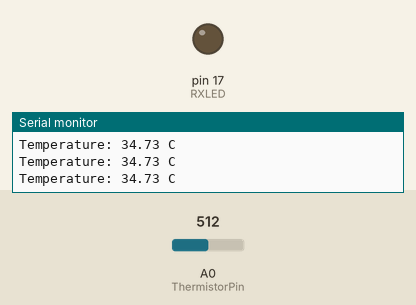
Simulated run of this program. Board: SparkFun Pro Micro, built with avr-gcc and run on an emulated ATmega32U4. On the bench: output pins drawn as LEDs (lit = HIGH), the last lines printed to the serial monitor. Inputs (shaded band) come from the test bench; at power-on: A0 (ThermistorPin) = 512.

Above: at 1.3 s.
1.4 s: A0 (ThermistorPin) set to 724
2.9 s: A0 (ThermistorPin) set to 741
At 4.0 s:
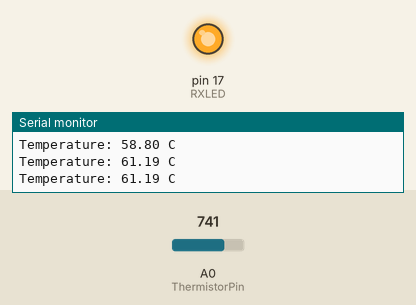
4.5 s: A0 (ThermistorPin) set to 716
At 5.3 s:
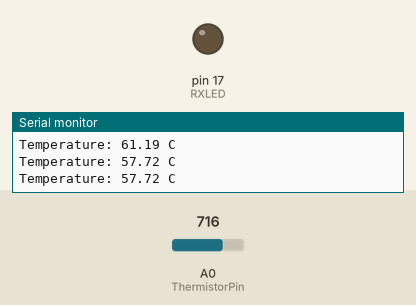
6.0 s: A0 (ThermistorPin) set to 900
At 6.6 s:
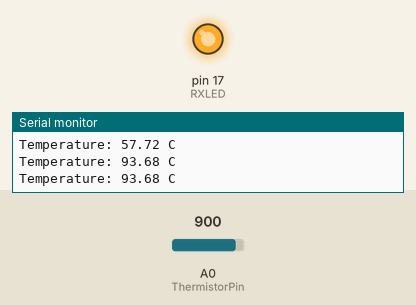
Timing chart, 0 to 8.5 s (numbered marks = the images above; inputs shaded):
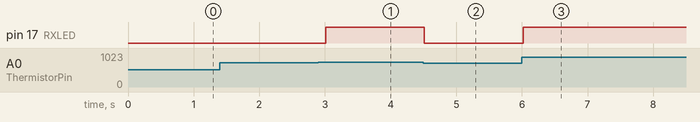

The program:

main.cpp
```cpp
#include <Arduino.h>

int ThermistorPin = 0; // Analog pin where the thermistor is connected

int RXLED = 17;

int wantedTemp = 60; // wanted temperature

int Vo;
float R1 = 10000;
float logR2, R2, T, Tc, Tf;
float c1 = 1.009249522e-03, c2 = 2.378405444e-04, c3 = 2.019202697e-07;

void setup()
{
  Serial.begin(9600);
}

void loop()
{
  pinMode(RXLED, OUTPUT);

  Vo = analogRead(ThermistorPin);

  R2 = R1 * (1023.0 / (float)Vo - 1.0);

  logR2 = log(R2);

  T = (1.0 / (c1 + c2 * logR2 + c3 * logR2 * logR2 * logR2));

  Tc = T - 263.15;

  Serial.print("Temperature: ");
  Serial.print(Tc);
  Serial.println(" C");

  if (Tc < wantedTemp)
  {
    digitalWrite(RXLED, LOW); // set the RX LED ON
    TXLED1;
  }
  else
  {
    digitalWrite(RXLED, HIGH); // set the RX LED OFF
    TXLED0;
  }

  delay(500);
}
```

Measured:
- the behaviour switches between 732 and 733 on A0 (ThermistorPin) (found by bisection; images 0 and 1)
- after the input at 2.9 s, pin 17 (RXLED): LOW → HIGH after 0.11 s
- after the input at 4.5 s, pin 17 (RXLED): HIGH → LOW at once
- after the input at 6.0 s, pin 17 (RXLED): LOW → HIGH at once
